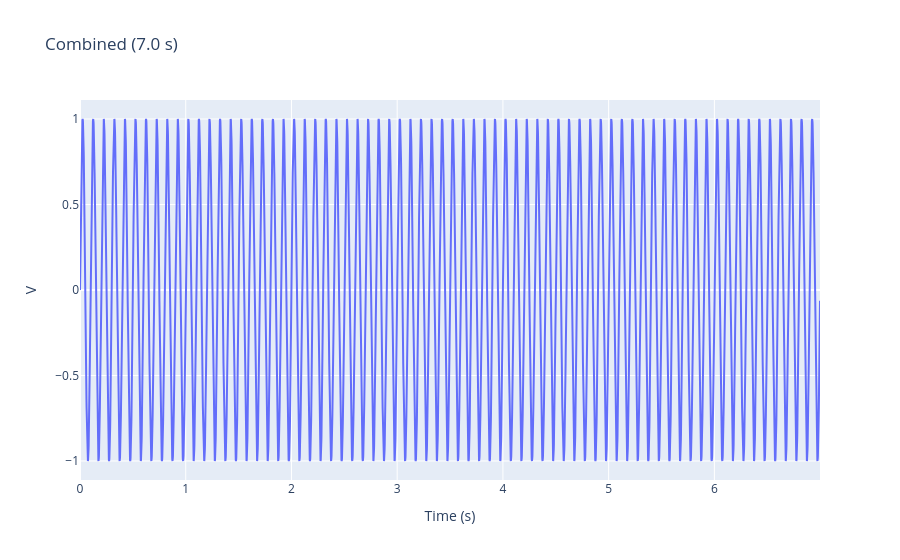

Notebook cell for this chart:
### Markdown cell above
## 5. Load and plot the combined result

The file now contains all captures. (Try running the cell above a few times).

### Code cell
combined = versionable.load(Recording, OUTPUT_PATH)
combinedTime_s = combined.time_s[-1] - combined.time_s[0]
print(f"Total: {len(combined.time_s)} samples, {combinedTime_s:.1f} s")

fig = go.Figure(layout={"title": f"Combined ({combinedTime_s:.1f} s)", "xaxis_title": "Time (s)", "yaxis_title": "V"})
fig.add_trace(go.Scatter(x=combined.time_s, y=combined.voltage_V))
fig.show()

### Figure 1 — Plotly figure (JSON) as saved in the notebook; plotly's stock layout.template omitted (floating-point values rounded to 4 significant figures; data arrays with more than 128 entries replaced by an {"elided": "..."} marker saying what was removed)
{"data": [{"type": "scatter", "x": {"elided": "7000 float values"}, "y": {"elided": "7000 float values"}}], "layout": {"title": {"text": "Combined (7.0 s)"}, "xaxis": {"title": {"text": "Time (s)"}}, "yaxis": {"title": {"text": "V"}}}}
